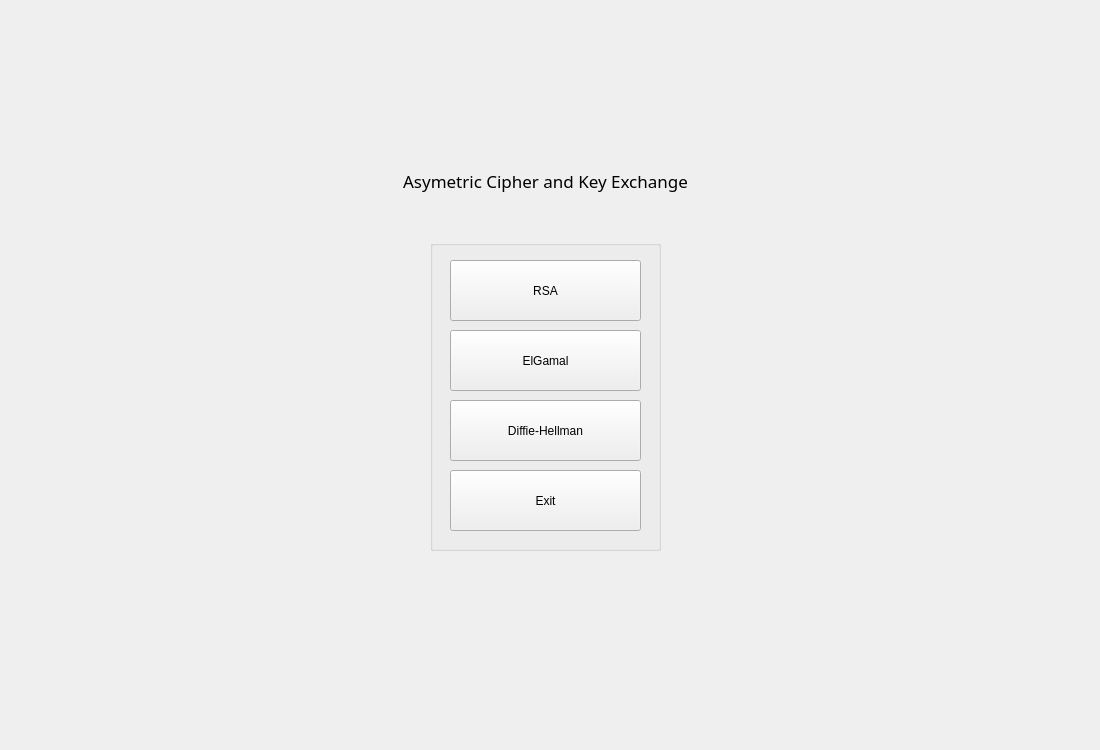
<?xml version="1.0" encoding="UTF-8"?>
<ui version="4.0">
 <class>MainWindow</class>
 <widget class="QMainWindow" name="MainWindow">
  <property name="geometry">
   <rect>
    <x>0</x>
    <y>0</y>
    <width>1100</width>
    <height>750</height>
   </rect>
  </property>
  <property name="windowTitle">
   <string>MainWindow</string>
  </property>
  <widget class="QWidget" name="centralwidget">
   <widget class="QStackedWidget" name="stackedWidget">
    <property name="geometry">
     <rect>
      <x>0</x>
      <y>0</y>
      <width>1101</width>
      <height>751</height>
     </rect>
    </property>
    <property name="currentIndex">
     <number>0</number>
    </property>
    <widget class="QWidget" name="mainMenuPage">
     <widget class="QLabel" name="mainTitle">
      <property name="geometry">
       <rect>
        <x>340</x>
        <y>160</y>
        <width>411</width>
        <height>41</height>
       </rect>
      </property>
      <property name="font">
       <font>
        <family>Segoe UI Semibold</family>
        <pointsize>13</pointsize>
       </font>
      </property>
      <property name="text">
       <string>Asymetric Cipher and Key Exchange</string>
      </property>
      <property name="textFormat">
       <enum>Qt::AutoText</enum>
      </property>
      <property name="alignment">
       <set>Qt::AlignCenter</set>
      </property>
     </widget>
     <widget class="QGroupBox" name="mainMenuGroup">
      <property name="geometry">
       <rect>
        <x>430</x>
        <y>240</y>
        <width>231</width>
        <height>311</height>
       </rect>
      </property>
      <property name="title">
       <string/>
      </property>
      <widget class="QPushButton" name="exitBtn">
       <property name="geometry">
        <rect>
         <x>20</x>
         <y>230</y>
         <width>191</width>
         <height>61</height>
        </rect>
       </property>
       <property name="text">
        <string>Exit</string>
       </property>
      </widget>
      <widget class="QPushButton" name="elgamalPageBtn">
       <property name="geometry">
        <rect>
         <x>20</x>
         <y>90</y>
         <width>191</width>
         <height>61</height>
        </rect>
       </property>
       <property name="text">
        <string>ElGamal</string>
       </property>
      </widget>
      <widget class="QPushButton" name="dhPageBtn">
       <property name="geometry">
        <rect>
         <x>20</x>
         <y>160</y>
         <width>191</width>
         <height>61</height>
        </rect>
       </property>
       <property name="text">
        <string>Diffie-Hellman</string>
       </property>
      </widget>
      <widget class="QPushButton" name="rsaPageBtn">
       <property name="geometry">
        <rect>
         <x>20</x>
         <y>20</y>
         <width>191</width>
         <height>61</height>
        </rect>
       </property>
       <property name="text">
        <string>RSA</string>
       </property>
      </widget>
     </widget>
     <zorder>mainMenuGroup</zorder>
     <zorder>mainTitle</zorder>
    </widget>
    <widget class="QWidget" name="rsaPage">
     <widget class="QLabel" name="rsaTitle">
      <property name="geometry">
       <rect>
        <x>350</x>
        <y>30</y>
        <width>411</width>
        <height>41</height>
       </rect>
      </property>
      <property name="font">
       <font>
        <family>Segoe UI Semibold</family>
        <pointsize>13</pointsize>
       </font>
      </property>
      <property name="text">
       <string>RSA</string>
      </property>
      <property name="textFormat">
       <enum>Qt::AutoText</enum>
      </property>
      <property name="alignment">
       <set>Qt::AlignCenter</set>
      </property>
     </widget>
     <widget class="QPushButton" name="button_d_load_file">
      <property name="geometry">
       <rect>
        <x>940</x>
        <y>300</y>
        <width>91</width>
        <height>21</height>
       </rect>
      </property>
      <property name="text">
       <string>load file</string>
      </property>
     </widget>
     <widget class="QPlainTextEdit" name="d_ciphertext">
      <property name="geometry">
       <rect>
        <x>600</x>
        <y>350</y>
        <width>441</width>
        <height>131</height>
       </rect>
      </property>
     </widget>
     <widget class="QPushButton" name="button_generate_key">
      <property name="geometry">
       <rect>
        <x>400</x>
        <y>230</y>
        <width>121</width>
        <height>21</height>
       </rect>
      </property>
      <property name="text">
       <string>generate kunci</string>
      </property>
     </widget>
     <widget class="QLineEdit" name="d_key">
      <property name="geometry">
       <rect>
        <x>100</x>
        <y>200</y>
        <width>851</width>
        <height>20</height>
       </rect>
      </property>
     </widget>
     <widget class="QLineEdit" name="d_file_name">
      <property name="geometry">
       <rect>
        <x>730</x>
        <y>300</y>
        <width>191</width>
        <height>20</height>
       </rect>
      </property>
      <property name="text">
       <string/>
      </property>
     </widget>
     <widget class="QLabel" name="label">
      <property name="geometry">
       <rect>
        <x>60</x>
        <y>130</y>
        <width>91</width>
        <height>16</height>
       </rect>
      </property>
      <property name="text">
       <string>Kunci Publik:</string>
      </property>
     </widget>
     <widget class="QLabel" name="label_8">
      <property name="geometry">
       <rect>
        <x>750</x>
        <y>260</y>
        <width>111</width>
        <height>16</height>
       </rect>
      </property>
      <property name="text">
       <string>DEKRIPSI PESAN</string>
      </property>
     </widget>
     <widget class="QLabel" name="label_9">
      <property name="geometry">
       <rect>
        <x>70</x>
        <y>330</y>
        <width>71</width>
        <height>16</height>
       </rect>
      </property>
      <property name="text">
       <string>Plaintext :</string>
      </property>
     </widget>
     <widget class="QLabel" name="label_7">
      <property name="geometry">
       <rect>
        <x>220</x>
        <y>260</y>
        <width>111</width>
        <height>16</height>
       </rect>
      </property>
      <property name="text">
       <string>ENKRIPSI PESAN</string>
      </property>
     </widget>
     <widget class="QLineEdit" name="e_file_name">
      <property name="geometry">
       <rect>
        <x>200</x>
        <y>300</y>
        <width>191</width>
        <height>20</height>
       </rect>
      </property>
     </widget>
     <widget class="QLabel" name="label_13">
      <property name="geometry">
       <rect>
        <x>600</x>
        <y>300</y>
        <width>121</width>
        <height>16</height>
       </rect>
      </property>
      <property name="text">
       <string>Ciphertext dari file:</string>
      </property>
     </widget>
     <widget class="QLabel" name="label_2">
      <property name="geometry">
       <rect>
        <x>60</x>
        <y>180</y>
        <width>91</width>
        <height>16</height>
       </rect>
      </property>
      <property name="text">
       <string>Kunci Private:</string>
      </property>
     </widget>
     <widget class="QLabel" name="label_11">
      <property name="geometry">
       <rect>
        <x>70</x>
        <y>490</y>
        <width>71</width>
        <height>16</height>
       </rect>
      </property>
      <property name="text">
       <string>Ciphertext:</string>
      </property>
     </widget>
     <widget class="QLabel" name="label_4">
      <property name="geometry">
       <rect>
        <x>70</x>
        <y>150</y>
        <width>21</width>
        <height>16</height>
       </rect>
      </property>
      <property name="text">
       <string>e :</string>
      </property>
     </widget>
     <widget class="QLabel" name="label_10">
      <property name="geometry">
       <rect>
        <x>70</x>
        <y>300</y>
        <width>111</width>
        <height>16</height>
       </rect>
      </property>
      <property name="text">
       <string>Plaintext dari file:</string>
      </property>
     </widget>
     <widget class="QPushButton" name="button_e_load_file">
      <property name="geometry">
       <rect>
        <x>410</x>
        <y>300</y>
        <width>91</width>
        <height>21</height>
       </rect>
      </property>
      <property name="text">
       <string>load file</string>
      </property>
     </widget>
     <widget class="QPushButton" name="button_save_key">
      <property name="geometry">
       <rect>
        <x>540</x>
        <y>230</y>
        <width>111</width>
        <height>21</height>
       </rect>
      </property>
      <property name="text">
       <string>simpan kunci</string>
      </property>
     </widget>
     <widget class="QLabel" name="label_12">
      <property name="geometry">
       <rect>
        <x>600</x>
        <y>330</y>
        <width>81</width>
        <height>16</height>
       </rect>
      </property>
      <property name="text">
       <string>Ciphertext :</string>
      </property>
     </widget>
     <widget class="QPlainTextEdit" name="d_plaintext">
      <property name="geometry">
       <rect>
        <x>600</x>
        <y>510</y>
        <width>441</width>
        <height>131</height>
       </rect>
      </property>
     </widget>
     <widget class="QPushButton" name="button_dekripsi">
      <property name="geometry">
       <rect>
        <x>770</x>
        <y>650</y>
        <width>91</width>
        <height>21</height>
       </rect>
      </property>
      <property name="text">
       <string>Dekripsi</string>
      </property>
     </widget>
     <widget class="QPushButton" name="button_enkripsi">
      <property name="geometry">
       <rect>
        <x>240</x>
        <y>650</y>
        <width>91</width>
        <height>21</height>
       </rect>
      </property>
      <property name="text">
       <string>Enkripsi</string>
      </property>
     </widget>
     <widget class="QLabel" name="label_14">
      <property name="geometry">
       <rect>
        <x>600</x>
        <y>490</y>
        <width>71</width>
        <height>16</height>
       </rect>
      </property>
      <property name="text">
       <string>Plaintext :</string>
      </property>
     </widget>
     <widget class="Line" name="line">
      <property name="geometry">
       <rect>
        <x>540</x>
        <y>270</y>
        <width>16</width>
        <height>431</height>
       </rect>
      </property>
      <property name="orientation">
       <enum>Qt::Vertical</enum>
      </property>
     </widget>
     <widget class="QLineEdit" name="e_key">
      <property name="geometry">
       <rect>
        <x>100</x>
        <y>150</y>
        <width>851</width>
        <height>20</height>
       </rect>
      </property>
     </widget>
     <widget class="QPushButton" name="button_load_pri_key">
      <property name="geometry">
       <rect>
        <x>960</x>
        <y>200</y>
        <width>91</width>
        <height>21</height>
       </rect>
      </property>
      <property name="text">
       <string>load key</string>
      </property>
     </widget>
     <widget class="QLabel" name="label_3">
      <property name="geometry">
       <rect>
        <x>60</x>
        <y>100</y>
        <width>91</width>
        <height>16</height>
       </rect>
      </property>
      <property name="text">
       <string>Kunci n :</string>
      </property>
     </widget>
     <widget class="QPushButton" name="button_load_pub_key">
      <property name="geometry">
       <rect>
        <x>960</x>
        <y>150</y>
        <width>91</width>
        <height>21</height>
       </rect>
      </property>
      <property name="text">
       <string>load key</string>
      </property>
     </widget>
     <widget class="QPlainTextEdit" name="e_plaintext">
      <property name="geometry">
       <rect>
        <x>70</x>
        <y>350</y>
        <width>441</width>
        <height>131</height>
       </rect>
      </property>
     </widget>
     <widget class="QLineEdit" name="n_key">
      <property name="geometry">
       <rect>
        <x>120</x>
        <y>100</y>
        <width>931</width>
        <height>20</height>
       </rect>
      </property>
     </widget>
     <widget class="QLabel" name="label_5">
      <property name="geometry">
       <rect>
        <x>70</x>
        <y>200</y>
        <width>21</width>
        <height>16</height>
       </rect>
      </property>
      <property name="text">
       <string>d :</string>
      </property>
     </widget>
     <widget class="QPlainTextEdit" name="e_ciphertext">
      <property name="geometry">
       <rect>
        <x>70</x>
        <y>510</y>
        <width>441</width>
        <height>131</height>
       </rect>
      </property>
     </widget>
    </widget>
    <widget class="QWidget" name="elgamalPage">
     <widget class="QLabel" name="egTitle">
      <property name="geometry">
       <rect>
        <x>350</x>
        <y>20</y>
        <width>411</width>
        <height>41</height>
       </rect>
      </property>
      <property name="font">
       <font>
        <family>Segoe UI Semibold</family>
        <pointsize>13</pointsize>
       </font>
      </property>
      <property name="text">
       <string>ElGamal</string>
      </property>
      <property name="textFormat">
       <enum>Qt::AutoText</enum>
      </property>
      <property name="alignment">
       <set>Qt::AlignCenter</set>
      </property>
     </widget>
     <widget class="QGroupBox" name="egInpKeyGroup">
      <property name="geometry">
       <rect>
        <x>40</x>
        <y>70</y>
        <width>1021</width>
        <height>231</height>
       </rect>
      </property>
      <property name="title">
       <string>Input Key</string>
      </property>
      <widget class="QGroupBox" name="egPubKeyGroup">
       <property name="geometry">
        <rect>
         <x>20</x>
         <y>20</y>
         <width>481</width>
         <height>161</height>
        </rect>
       </property>
       <property name="title">
        <string>Public Key</string>
       </property>
       <widget class="QWidget" name="formLayoutWidget">
        <property name="geometry">
         <rect>
          <x>10</x>
          <y>60</y>
          <width>461</width>
          <height>91</height>
         </rect>
        </property>
        <layout class="QFormLayout" name="egPubKeyFL">
         <item row="0" column="0">
          <widget class="QLabel" name="egPubYLbl">
           <property name="text">
            <string>y</string>
           </property>
          </widget>
         </item>
         <item row="1" column="0">
          <widget class="QLabel" name="egPubGLbl">
           <property name="text">
            <string>g</string>
           </property>
          </widget>
         </item>
         <item row="2" column="0">
          <widget class="QLabel" name="egPubPLbl">
           <property name="text">
            <string>p</string>
           </property>
          </widget>
         </item>
         <item row="0" column="1">
          <widget class="QLineEdit" name="egPubYInp"/>
         </item>
         <item row="1" column="1">
          <widget class="QLineEdit" name="egPubGInp"/>
         </item>
         <item row="2" column="1">
          <widget class="QLineEdit" name="egPubPInp"/>
         </item>
        </layout>
       </widget>
       <widget class="QPushButton" name="egPubLoadBtn">
        <property name="geometry">
         <rect>
          <x>10</x>
          <y>20</y>
          <width>461</width>
          <height>28</height>
         </rect>
        </property>
        <property name="text">
         <string>Load Public Key</string>
        </property>
       </widget>
      </widget>
      <widget class="QGroupBox" name="egPriKeyGroup">
       <property name="geometry">
        <rect>
         <x>520</x>
         <y>20</y>
         <width>481</width>
         <height>161</height>
        </rect>
       </property>
       <property name="title">
        <string>Private Key</string>
       </property>
       <widget class="QWidget" name="formLayoutWidget_2">
        <property name="geometry">
         <rect>
          <x>10</x>
          <y>60</y>
          <width>461</width>
          <height>61</height>
         </rect>
        </property>
        <layout class="QFormLayout" name="egPriKeyFL">
         <item row="1" column="0">
          <widget class="QLabel" name="egPriPLbl">
           <property name="text">
            <string>p</string>
           </property>
          </widget>
         </item>
         <item row="0" column="0">
          <widget class="QLabel" name="egPriXLbl">
           <property name="text">
            <string>x</string>
           </property>
          </widget>
         </item>
         <item row="0" column="1">
          <widget class="QLineEdit" name="egPriXInp"/>
         </item>
         <item row="1" column="1">
          <widget class="QLineEdit" name="egPriPInp"/>
         </item>
        </layout>
       </widget>
       <widget class="QPushButton" name="egPriLoadBtn">
        <property name="geometry">
         <rect>
          <x>10</x>
          <y>20</y>
          <width>461</width>
          <height>28</height>
         </rect>
        </property>
        <property name="text">
         <string>Load Private Key</string>
        </property>
       </widget>
      </widget>
      <widget class="QPushButton" name="egGenKeyBtn">
       <property name="geometry">
        <rect>
         <x>450</x>
         <y>190</y>
         <width>121</width>
         <height>28</height>
        </rect>
       </property>
       <property name="text">
        <string>Generate Key</string>
       </property>
      </widget>
      <widget class="QPushButton" name="egSavePubKeyBtn">
       <property name="geometry">
        <rect>
         <x>318</x>
         <y>190</y>
         <width>121</width>
         <height>28</height>
        </rect>
       </property>
       <property name="text">
        <string>Save Public Key</string>
       </property>
      </widget>
      <widget class="QPushButton" name="egSavePriKeyBtn">
       <property name="geometry">
        <rect>
         <x>580</x>
         <y>190</y>
         <width>121</width>
         <height>28</height>
        </rect>
       </property>
       <property name="text">
        <string>Save Private Key</string>
       </property>
      </widget>
     </widget>
     <widget class="QGroupBox" name="egEncGroup">
      <property name="geometry">
       <rect>
        <x>40</x>
        <y>310</y>
        <width>491</width>
        <height>401</height>
       </rect>
      </property>
      <property name="title">
       <string>Encryption</string>
      </property>
      <widget class="QPlainTextEdit" name="egEncPtInp">
       <property name="geometry">
        <rect>
         <x>20</x>
         <y>80</y>
         <width>441</width>
         <height>121</height>
        </rect>
       </property>
      </widget>
      <widget class="QPlainTextEdit" name="egEncCtAOut">
       <property name="geometry">
        <rect>
         <x>20</x>
         <y>220</y>
         <width>211</width>
         <height>131</height>
        </rect>
       </property>
       <property name="readOnly">
        <bool>true</bool>
       </property>
      </widget>
      <widget class="QLabel" name="egEncCtALbl">
       <property name="geometry">
        <rect>
         <x>20</x>
         <y>200</y>
         <width>211</width>
         <height>20</height>
        </rect>
       </property>
       <property name="sizePolicy">
        <sizepolicy hsizetype="Preferred" vsizetype="Preferred">
         <horstretch>0</horstretch>
         <verstretch>0</verstretch>
        </sizepolicy>
       </property>
       <property name="text">
        <string>Ciphertext (a)</string>
       </property>
       <property name="alignment">
        <set>Qt::AlignCenter</set>
       </property>
      </widget>
      <widget class="QLabel" name="egEncPtLbl">
       <property name="geometry">
        <rect>
         <x>20</x>
         <y>60</y>
         <width>441</width>
         <height>20</height>
        </rect>
       </property>
       <property name="sizePolicy">
        <sizepolicy hsizetype="Preferred" vsizetype="Preferred">
         <horstretch>0</horstretch>
         <verstretch>0</verstretch>
        </sizepolicy>
       </property>
       <property name="text">
        <string>Plaintext</string>
       </property>
       <property name="alignment">
        <set>Qt::AlignCenter</set>
       </property>
      </widget>
      <widget class="QPushButton" name="egEncryptBtn">
       <property name="geometry">
        <rect>
         <x>20</x>
         <y>360</y>
         <width>441</width>
         <height>28</height>
        </rect>
       </property>
       <property name="text">
        <string>Encrypt</string>
       </property>
      </widget>
      <widget class="QWidget" name="layoutWidget">
       <property name="geometry">
        <rect>
         <x>22</x>
         <y>30</y>
         <width>441</width>
         <height>26</height>
        </rect>
       </property>
       <layout class="QGridLayout" name="egEncFileInpGL">
        <item row="0" column="2">
         <widget class="QToolButton" name="egEncFileInpPathBtn">
          <property name="text">
           <string>...</string>
          </property>
         </widget>
        </item>
        <item row="0" column="1">
         <widget class="QLineEdit" name="egEncFileInpPathInp">
          <property name="enabled">
           <bool>true</bool>
          </property>
         </widget>
        </item>
        <item row="0" column="0">
         <widget class="QLabel" name="egEncFileInpPathLbl">
          <property name="sizePolicy">
           <sizepolicy hsizetype="Preferred" vsizetype="Preferred">
            <horstretch>0</horstretch>
            <verstretch>0</verstretch>
           </sizepolicy>
          </property>
          <property name="text">
           <string>File Input</string>
          </property>
          <property name="alignment">
           <set>Qt::AlignLeading|Qt::AlignLeft|Qt::AlignVCenter</set>
          </property>
         </widget>
        </item>
       </layout>
      </widget>
      <widget class="QPlainTextEdit" name="egEncCtBOut">
       <property name="geometry">
        <rect>
         <x>250</x>
         <y>220</y>
         <width>211</width>
         <height>131</height>
        </rect>
       </property>
       <property name="readOnly">
        <bool>true</bool>
       </property>
      </widget>
      <widget class="QLabel" name="egEncCtBLbl">
       <property name="geometry">
        <rect>
         <x>250</x>
         <y>200</y>
         <width>211</width>
         <height>20</height>
        </rect>
       </property>
       <property name="sizePolicy">
        <sizepolicy hsizetype="Preferred" vsizetype="Preferred">
         <horstretch>0</horstretch>
         <verstretch>0</verstretch>
        </sizepolicy>
       </property>
       <property name="text">
        <string>Ciphertext (b)</string>
       </property>
       <property name="alignment">
        <set>Qt::AlignCenter</set>
       </property>
      </widget>
     </widget>
     <widget class="QGroupBox" name="egDecGroup">
      <property name="geometry">
       <rect>
        <x>570</x>
        <y>310</y>
        <width>491</width>
        <height>401</height>
       </rect>
      </property>
      <property name="title">
       <string>Decryption</string>
      </property>
      <widget class="QPlainTextEdit" name="egDecCtAInp">
       <property name="geometry">
        <rect>
         <x>20</x>
         <y>80</y>
         <width>211</width>
         <height>121</height>
        </rect>
       </property>
      </widget>
      <widget class="QPlainTextEdit" name="egDecPtOut">
       <property name="geometry">
        <rect>
         <x>20</x>
         <y>220</y>
         <width>441</width>
         <height>131</height>
        </rect>
       </property>
       <property name="readOnly">
        <bool>true</bool>
       </property>
      </widget>
      <widget class="QLabel" name="egDecPtLbl">
       <property name="geometry">
        <rect>
         <x>20</x>
         <y>200</y>
         <width>441</width>
         <height>20</height>
        </rect>
       </property>
       <property name="sizePolicy">
        <sizepolicy hsizetype="Preferred" vsizetype="Preferred">
         <horstretch>0</horstretch>
         <verstretch>0</verstretch>
        </sizepolicy>
       </property>
       <property name="text">
        <string>Plaintext</string>
       </property>
       <property name="alignment">
        <set>Qt::AlignCenter</set>
       </property>
      </widget>
      <widget class="QLabel" name="egDecCtALbl">
       <property name="geometry">
        <rect>
         <x>20</x>
         <y>60</y>
         <width>211</width>
         <height>20</height>
        </rect>
       </property>
       <property name="sizePolicy">
        <sizepolicy hsizetype="Preferred" vsizetype="Preferred">
         <horstretch>0</horstretch>
         <verstretch>0</verstretch>
        </sizepolicy>
       </property>
       <property name="text">
        <string>Ciphertext (a)</string>
       </property>
       <property name="alignment">
        <set>Qt::AlignCenter</set>
       </property>
      </widget>
      <widget class="QPushButton" name="egDecryptBtn">
       <property name="geometry">
        <rect>
         <x>20</x>
         <y>360</y>
         <width>441</width>
         <height>28</height>
        </rect>
       </property>
       <property name="text">
        <string>Decrypt</string>
       </property>
      </widget>
      <widget class="QWidget" name="layoutWidget_2">
       <property name="geometry">
        <rect>
         <x>22</x>
         <y>30</y>
         <width>441</width>
         <height>26</height>
        </rect>
       </property>
       <layout class="QGridLayout" name="egDecFileInpGL">
        <item row="0" column="2">
         <widget class="QToolButton" name="egDecFileInpPathBtn">
          <property name="text">
           <string>...</string>
          </property>
         </widget>
        </item>
        <item row="0" column="1">
         <widget class="QLineEdit" name="egDecFileInpPathInp">
          <property name="enabled">
           <bool>true</bool>
          </property>
         </widget>
        </item>
        <item row="0" column="0">
         <widget class="QLabel" name="egDecFileInpPathLbl">
          <property name="sizePolicy">
           <sizepolicy hsizetype="Preferred" vsizetype="Preferred">
            <horstretch>0</horstretch>
            <verstretch>0</verstretch>
           </sizepolicy>
          </property>
          <property name="text">
           <string>File Input</string>
          </property>
          <property name="alignment">
           <set>Qt::AlignLeading|Qt::AlignLeft|Qt::AlignVCenter</set>
          </property>
         </widget>
        </item>
       </layout>
      </widget>
      <widget class="QPlainTextEdit" name="egDecCtBInp">
       <property name="geometry">
        <rect>
         <x>250</x>
         <y>80</y>
         <width>211</width>
         <height>121</height>
        </rect>
       </property>
      </widget>
      <widget class="QLabel" name="egDecCtBLbl">
       <property name="geometry">
        <rect>
         <x>250</x>
         <y>60</y>
         <width>211</width>
         <height>20</height>
        </rect>
       </property>
       <property name="sizePolicy">
        <sizepolicy hsizetype="Preferred" vsizetype="Preferred">
         <horstretch>0</horstretch>
         <verstretch>0</verstretch>
        </sizepolicy>
       </property>
       <property name="text">
        <string>Ciphertext (b)</string>
       </property>
       <property name="alignment">
        <set>Qt::AlignCenter</set>
       </property>
      </widget>
     </widget>
     <widget class="Line" name="egVerLine">
      <property name="geometry">
       <rect>
        <x>540</x>
        <y>320</y>
        <width>20</width>
        <height>391</height>
       </rect>
      </property>
      <property name="orientation">
       <enum>Qt::Vertical</enum>
      </property>
     </widget>
     <widget class="QPushButton" name="egBackBtn">
      <property name="geometry">
       <rect>
        <x>40</x>
        <y>20</y>
        <width>71</width>
        <height>41</height>
       </rect>
      </property>
      <property name="text">
       <string>&lt;&lt; Back</string>
      </property>
     </widget>
    </widget>
    <widget class="QWidget" name="dhPage">
     <widget class="QLabel" name="dhTitle">
      <property name="geometry">
       <rect>
        <x>350</x>
        <y>40</y>
        <width>411</width>
        <height>41</height>
       </rect>
      </property>
      <property name="font">
       <font>
        <family>Segoe UI Semibold</family>
        <pointsize>13</pointsize>
       </font>
      </property>
      <property name="text">
       <string>Diffie-Hellman</string>
      </property>
      <property name="textFormat">
       <enum>Qt::AutoText</enum>
      </property>
      <property name="alignment">
       <set>Qt::AlignCenter</set>
      </property>
     </widget>
     <widget class="QTextBrowser" name="simulation_result">
      <property name="geometry">
       <rect>
        <x>240</x>
        <y>380</y>
        <width>591</width>
        <height>192</height>
       </rect>
      </property>
     </widget>
     <widget class="QLabel" name="egEncPtLbl_2">
      <property name="geometry">
       <rect>
        <x>240</x>
        <y>350</y>
        <width>111</width>
        <height>20</height>
       </rect>
      </property>
      <property name="sizePolicy">
       <sizepolicy hsizetype="Preferred" vsizetype="Preferred">
        <horstretch>0</horstretch>
        <verstretch>0</verstretch>
       </sizepolicy>
      </property>
      <property name="text">
       <string>Hasil simulasi :</string>
      </property>
      <property name="alignment">
       <set>Qt::AlignCenter</set>
      </property>
     </widget>
    </widget>
   </widget>
  </widget>
 </widget>
 <resources/>
 <connections/>
</ui>
